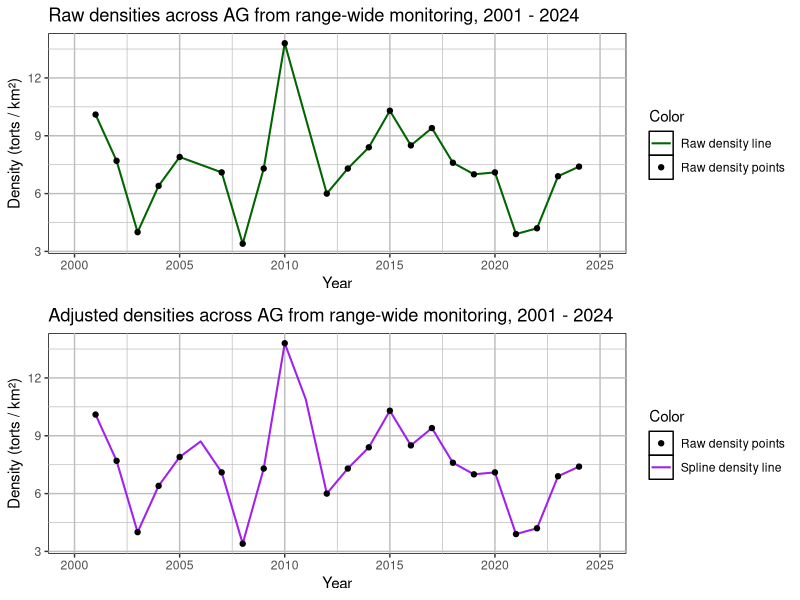
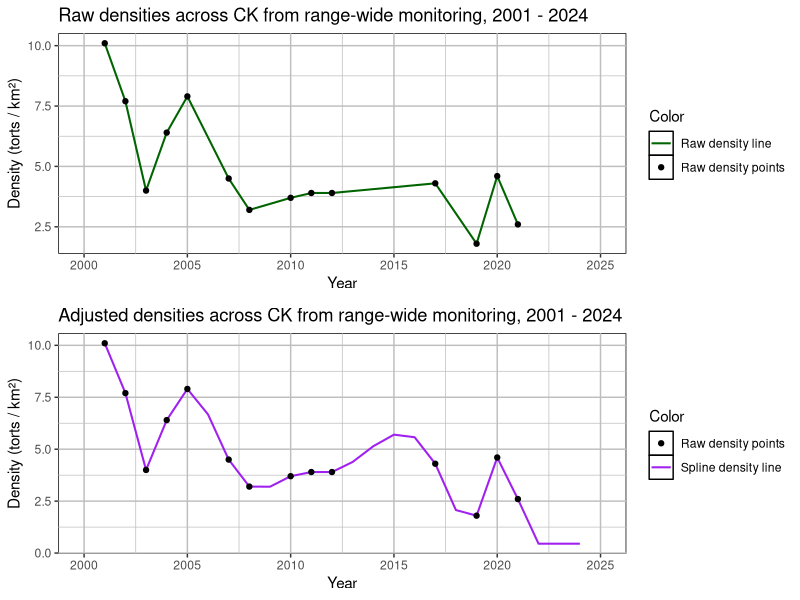
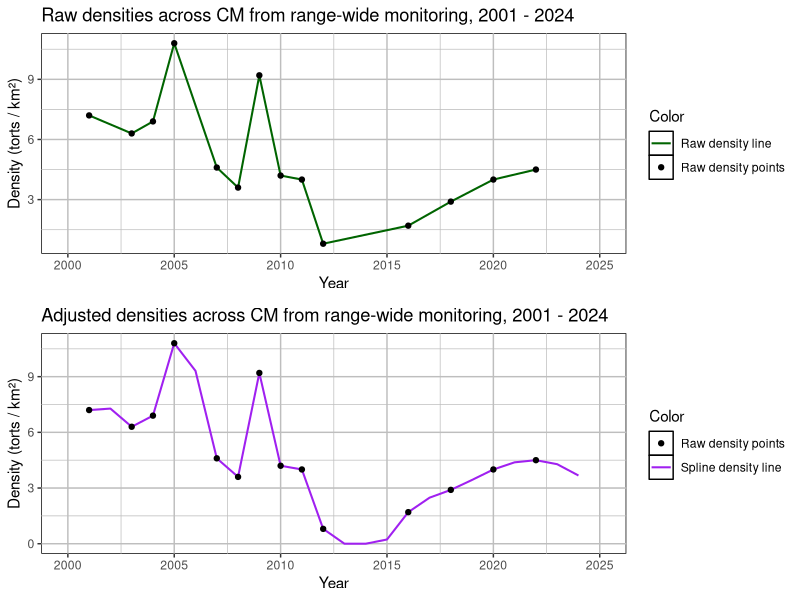
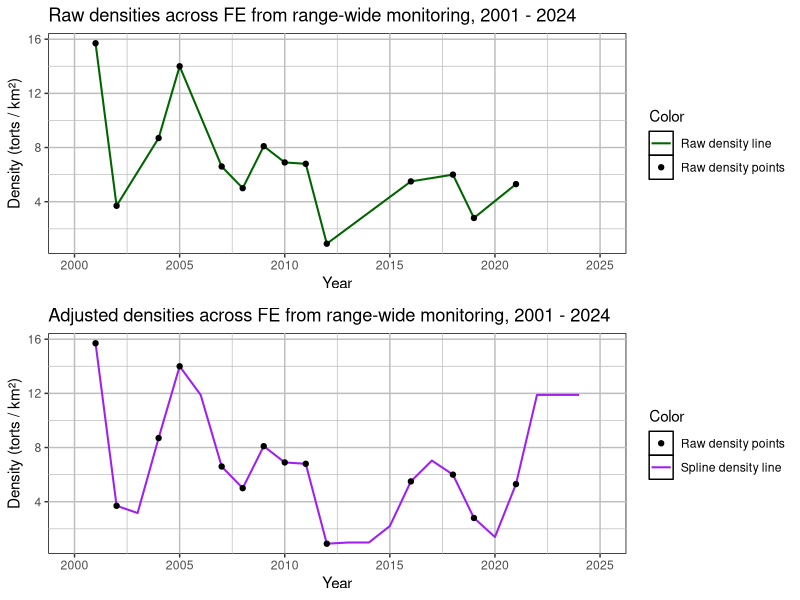
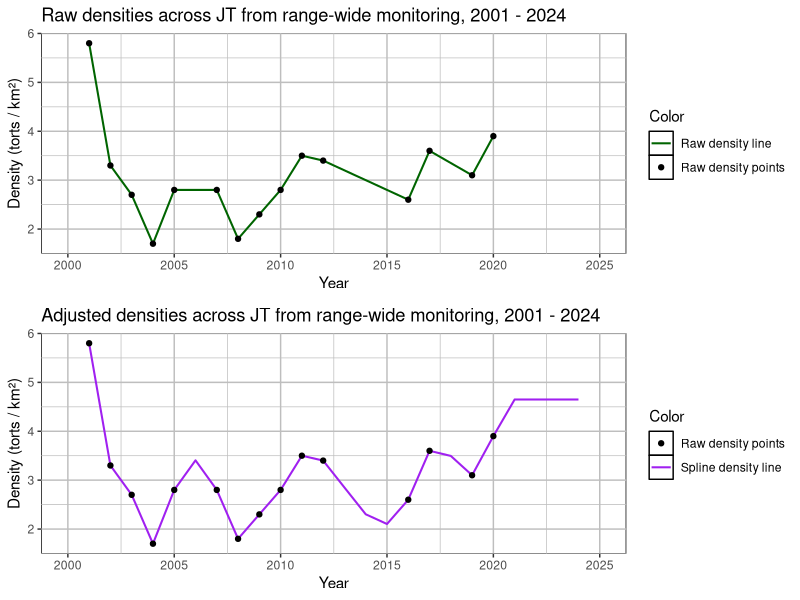
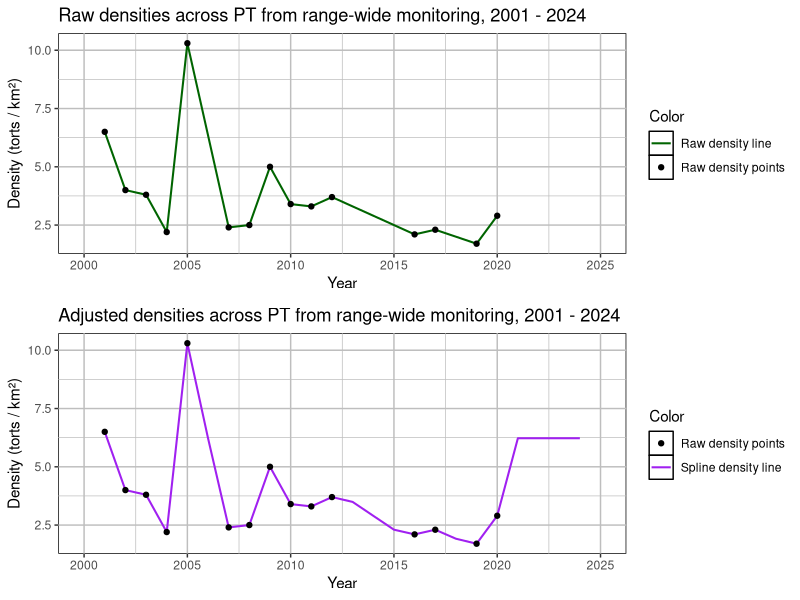
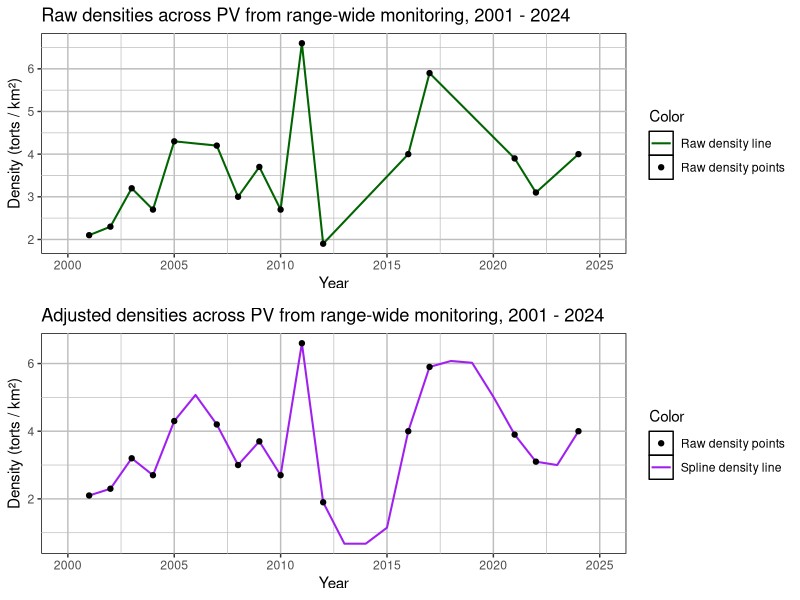
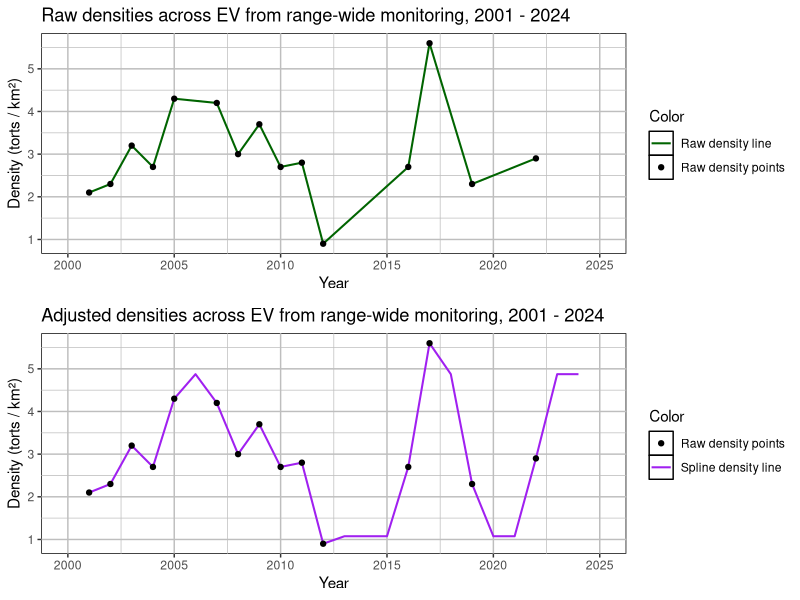

The R script that drew these images, in order:
library(dplyr)
library(ggplot2)
library(gridExtra)

############################ SPLINE INTERPOLATION ##############################

# Import data
raw_densities <- read.csv('./data/density/densities_raw.csv')
strata <- colnames(raw_densities)[colnames(raw_densities) != 'Year']

# Set up adjusted density data frame
adj_densities <- data.frame(matrix(
  nrow = dim(raw_densities)[1],
  ncol = dim(raw_densities)[2]
))
colnames(adj_densities) <- colnames(raw_densities)
adj_densities$Year <- raw_densities$Year

# Prepare to count missing years
num_na <- vector(mode = "list", length = length(strata))
names(num_na) <- strata

# Iterate through strata
for (i in 2:(dim(raw_densities)[2])) {
  
  # Filter data
  ts <- raw_densities[,c(1, i)]
  stratum <- colnames(ts)[2]
  years <- as.matrix(ts)[,1]
  densities <- as.matrix(ts)[,2]
  
  # Count how many missing years there are
  where_na <- is.na(densities)
  num_na[[stratum]] <- sum(where_na)
  
  # Fit spline function
  fit <- spline(x = years, y = densities, xout = years)$y
  
  # Remove negative values from interpolation and remove outliers from spline
  fit[fit < 0] <- 0
  lower <- quantile(densities, 0.25, na.rm = TRUE) - 1.5 * IQR(densities, na.rm = TRUE)
  upper <- quantile(densities, 0.75, na.rm = TRUE) + 1.5 * IQR(densities, na.rm = TRUE)
  fit[where_na & fit < lower] <- lower
  fit[where_na & fit > upper] <- upper
  
  # Add results to dataframe
  adj_densities[stratum] <- lapply(fit, round, 1) |>
    unlist()
  
  # Plot raw densities
  raw_df <- data.frame(years = years, densities = densities) |>
    dplyr::filter(!is.na(densities))
  colors <- c('Raw density line' = 'darkgreen', 'Raw density points' = 'black')
  raw_plot <- ggplot(data = raw_df, aes(x = years)) +
    geom_line(aes(y = densities, color = 'Raw density line'), linewidth = 0.7) + 
    geom_point(aes(y = densities, color = 'Raw density points')) +
    labs(x = 'Year', y = 'Density (torts / km²)', color = 'Color',
         title = paste0('Raw densities across ', stratum, ' from range-wide monitoring, 2001 - 2024')) +
    theme(panel.grid = element_line(color = 'grey'),
          panel.background = element_rect(fill = 'white', colour = 'black')) +
    scale_color_manual(values = colors) +
    scale_x_continuous(limits = c(2000, 2025))
  
  # Plot adjusted densities
  adj_df <- data.frame(years = years, densities = fit, points = densities)
  colors <- c('Spline density line' = 'purple', 'Raw density points' = 'black')
  adj_plot <- ggplot(data = adj_df, aes(x = years)) +
    geom_line(aes(y = densities, color = 'Spline density line'), linewidth = 0.7) + 
    geom_point(aes(y = points, color = 'Raw density points')) +
    labs(x = 'Year', y = 'Density (torts / km²)', color = 'Color',
         title = paste0('Adjusted densities across ', stratum, ' from range-wide monitoring, 2001 - 2024')) +
    theme(panel.grid = element_line(color = 'grey'),
          panel.background = element_rect(fill = 'white', colour = 'black')) +
    scale_color_manual(values = colors) +
    scale_x_continuous(limits = c(2000, 2025))
  
  # Put both plots together
  combined_plot <- grid.arrange(raw_plot, adj_plot, ncol = 1)
  
  # Export
  ggsave(paste0('./figures/spline/spline_comparison_', stratum, '.png'), 
         combined_plot, width = 8, height = 5, units = 'in')
}

# Clean up
rm(i, ts, stratum, years, densities, fit, adj_df, adj_plot, combined_plot,
   raw_df, raw_plot, colors, lower, upper, where_na)
num_na <- unlist(num_na)
mean(num_na) # 8.5 missing years on average
mean(num_na[names(num_na) != 'AG']) # 8.93 missing years on average w/o AG

# Export data
write.csv(adj_densities, './data/density/densities_spline_adj.csv', row.names = FALSE, quote = FALSE)
